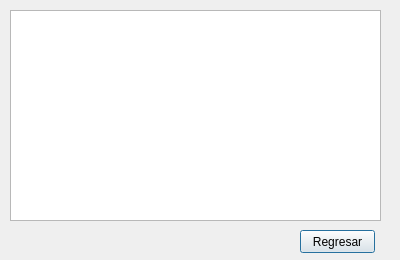
<?xml version="1.0" encoding="UTF-8"?>
<ui version="4.0">
 <class>dependientes</class>
 <widget class="QDialog" name="dependientes">
  <property name="geometry">
   <rect>
    <x>0</x>
    <y>0</y>
    <width>400</width>
    <height>260</height>
   </rect>
  </property>
  <property name="windowTitle">
   <string>Dependientes</string>
  </property>
  <widget class="QTableWidget" name="tableWidget">
   <property name="geometry">
    <rect>
     <x>10</x>
     <y>10</y>
     <width>371</width>
     <height>211</height>
    </rect>
   </property>
   <property name="editTriggers">
    <set>QAbstractItemView::NoEditTriggers</set>
   </property>
   <property name="selectionBehavior">
    <enum>QAbstractItemView::SelectRows</enum>
   </property>
  </widget>
  <widget class="QPushButton" name="regresar">
   <property name="geometry">
    <rect>
     <x>300</x>
     <y>230</y>
     <width>75</width>
     <height>23</height>
    </rect>
   </property>
   <property name="text">
    <string>Regresar</string>
   </property>
  </widget>
 </widget>
 <resources/>
 <connections/>
</ui>
